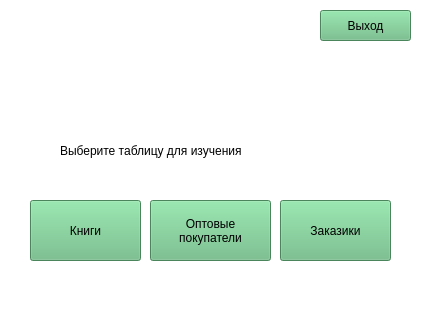
<?xml version="1.0" encoding="UTF-8"?>
<ui version="4.0">
 <class>Form</class>
 <widget class="QWidget" name="Form">
  <property name="geometry">
   <rect>
    <x>0</x>
    <y>0</y>
    <width>421</width>
    <height>326</height>
   </rect>
  </property>
  <property name="windowTitle">
   <string>Выбор таблицы</string>
  </property>
  <property name="styleSheet">
   <string notr="true">background-color: rgb(255, 255, 255);</string>
  </property>
  <widget class="QPushButton" name="pushButton">
   <property name="geometry">
    <rect>
     <x>320</x>
     <y>10</y>
     <width>91</width>
     <height>31</height>
    </rect>
   </property>
   <property name="styleSheet">
    <string notr="true">font: 12pt &quot;Segoe UI&quot;;

background-color: rgb(103, 186, 128);</string>
   </property>
   <property name="text">
    <string>Выход</string>
   </property>
  </widget>
  <widget class="QPushButton" name="pushButton_2">
   <property name="geometry">
    <rect>
     <x>30</x>
     <y>200</y>
     <width>111</width>
     <height>61</height>
    </rect>
   </property>
   <property name="styleSheet">
    <string notr="true">font: 12pt &quot;Segoe UI&quot;;

background-color: rgb(103, 186, 128);</string>
   </property>
   <property name="text">
    <string>Книги</string>
   </property>
  </widget>
  <widget class="QPushButton" name="pushButton_3">
   <property name="geometry">
    <rect>
     <x>150</x>
     <y>200</y>
     <width>121</width>
     <height>61</height>
    </rect>
   </property>
   <property name="styleSheet">
    <string notr="true">font: 12pt &quot;Segoe UI&quot;;

background-color: rgb(103, 186, 128);</string>
   </property>
   <property name="text">
    <string>Оптовые 
покупатели</string>
   </property>
  </widget>
  <widget class="QPushButton" name="pushButton_4">
   <property name="geometry">
    <rect>
     <x>280</x>
     <y>200</y>
     <width>111</width>
     <height>61</height>
    </rect>
   </property>
   <property name="styleSheet">
    <string notr="true">font: 12pt &quot;Segoe UI&quot;;

background-color: rgb(103, 186, 128);</string>
   </property>
   <property name="text">
    <string>Заказики</string>
   </property>
  </widget>
  <widget class="QLabel" name="label">
   <property name="geometry">
    <rect>
     <x>20</x>
     <y>10</y>
     <width>121</width>
     <height>100</height>
    </rect>
   </property>
   <property name="minimumSize">
    <size>
     <width>100</width>
     <height>100</height>
    </size>
   </property>
   <property name="styleSheet">
    <string notr="true">font: 18pt &quot;Impact&quot;;</string>
   </property>
   <property name="text">
    <string/>
   </property>
   <property name="pixmap">
    <pixmap>../../../Downloads/free-icon-open-book-2702134.png</pixmap>
   </property>
   <property name="scaledContents">
    <bool>true</bool>
   </property>
  </widget>
  <widget class="QLabel" name="label_2">
   <property name="geometry">
    <rect>
     <x>60</x>
     <y>130</y>
     <width>311</width>
     <height>41</height>
    </rect>
   </property>
   <property name="styleSheet">
    <string notr="true">font: 12pt &quot;Segoe UI&quot;;</string>
   </property>
   <property name="text">
    <string>Выберите таблицу для изучения</string>
   </property>
  </widget>
 </widget>
 <resources/>
 <connections/>
</ui>
